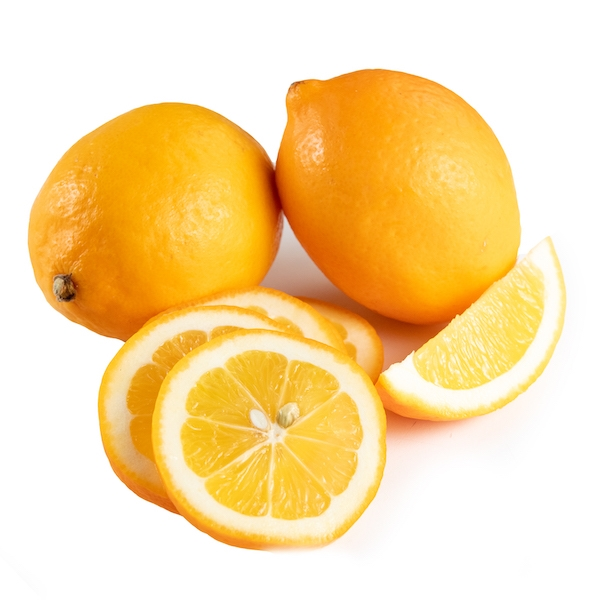
#> input picture ImageClassification/dataset/lemon/1439-2.jpg, 600 x 600 px; its folder holds only this picture in this run
$ jupyter execute img_classifier.ipynb   (shell and % lines are left out)
#> lines starting #> are read from the running program, lines starting #| are printed output that depends on the picture; long printed decimals are rounded
[cell 1]
from google.colab import drive
drive.mount('/content/drive')

[cell 2]
import os
import cv2
import numpy as np
import pandas as pd

data=[]
basepath='/content/drive/MyDrive/Workshop/dataset'
for folder in os.scandir(basepath):
    if folder.is_dir():
        #print(folder.name)
        for file in os.scandir(folder.path):
            im=cv2.imread(file.path)
#> im is the input picture: shape (600, 600, 3); mean B, G, R 163.4, 219.1, 249.6
            im=cv2.cvtColor(im,cv2.COLOR_BGR2RGB)
            features=np.mean(im, axis=(0, 1)).tolist()
#> features = [249.6, 219.1, 163.4]
            features.append(folder.name)
            data.append(features)
            #print(features)

[cell 3]
print(data)
#| [[249.624, 219.088, 163.430, 'lemon'], [166.031, 170.962, 143.620, 'melon']]

[cell 4]
df = pd.DataFrame(data, columns=['R','G','B','class'])
#> df = table of 2 rows and 4 columns
df.to_csv('curdata.csv',index=False)

[cell 5]
df = pd.read_csv('curdata.csv')
print(df)

[cell 6]
lX = df[df['class']=='lemon']
mX = df[df['class']=='melon']

[cell 7]
print(lX)

[cell 8]
import numpy as np
import matplotlib.pyplot as plt
from mpl_toolkits import mplot3d


plt.figure(figsize=(10, 10), dpi= 80, facecolor='w', edgecolor='k')
ax = plt.axes(projection='3d')

ax.set_xlabel('R')
ax.set_ylabel('G')
ax.set_zlabel('B');

ax.scatter3D(lX['R'], lX['G'], lX['B'],color='y')
ax.scatter3D(mX['R'], mX['G'], mX['B'],color='g')
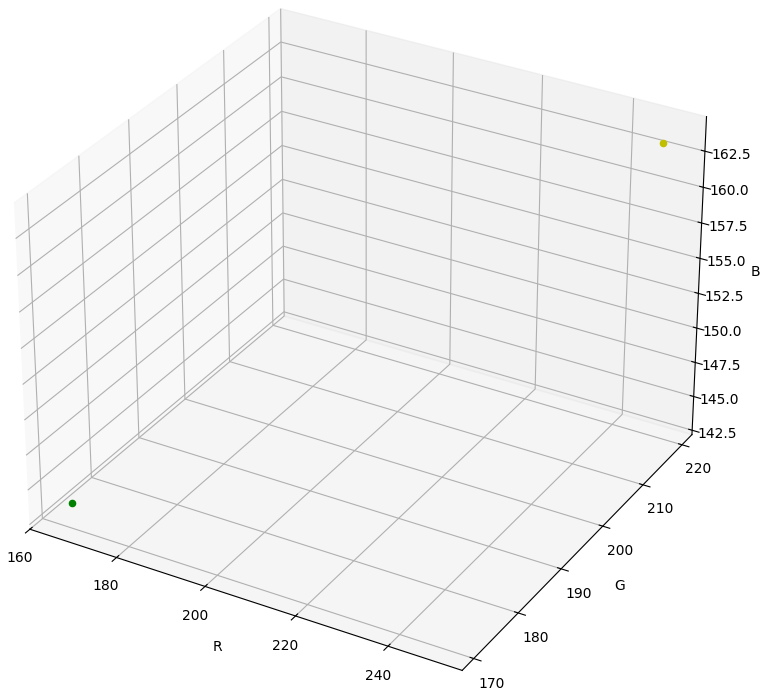
#> figure drawn by matplotlib, 1 panel

[cell 9]
from sklearn.model_selection import train_test_split
from sklearn import preprocessing

X=df.iloc[:,:-1].values
y=df.iloc[:,-1].values
print(X)
print(y)

le = preprocessing.LabelEncoder()
y=le.fit(y).transform(y)

print(y)

X_train, X_test, y_train, y_test = train_test_split(X, y, test_size=0.33, random_state=42)

[cell 10]
from sklearn.neural_network import MLPClassifier
clf=MLPClassifier(solver='adam',alpha=1e-5,activation='relu',hidden_layer_sizes=(20,10,5),random_state=42)
clf.fit(X_train, y_train)
y_pred = clf.predict(X_test)


from sklearn.metrics import classification_report, confusion_matrix

print(confusion_matrix(y_test,y_pred))
print(classification_report(y_test,y_pred))

https://towardsdatascience.com/accuracy-precision-recall-or-f1-331fb37c5cb9

https://anaconda.org/DistrictDataLabs/yellowbrick

[cell 11]
import matplotlib.pyplot as plt

image=input("Enter image path : ")
#> the answer given: dataset/lemon/1439-2.jpg
im=cv2.imread(image)
im=cv2.cvtColor(im,cv2.COLOR_BGR2RGB)
features=np.mean(im, axis=(0, 1)).tolist()
#> features = [249.6, 219.1, 163.4]

yp=clf.predict([features])
#> yp = [0]
yp=le.inverse_transform(yp)

print('It is a '+yp[0])
#| It is a lemon
plt.axis("off")
plt.imshow(im)
plt.show()
